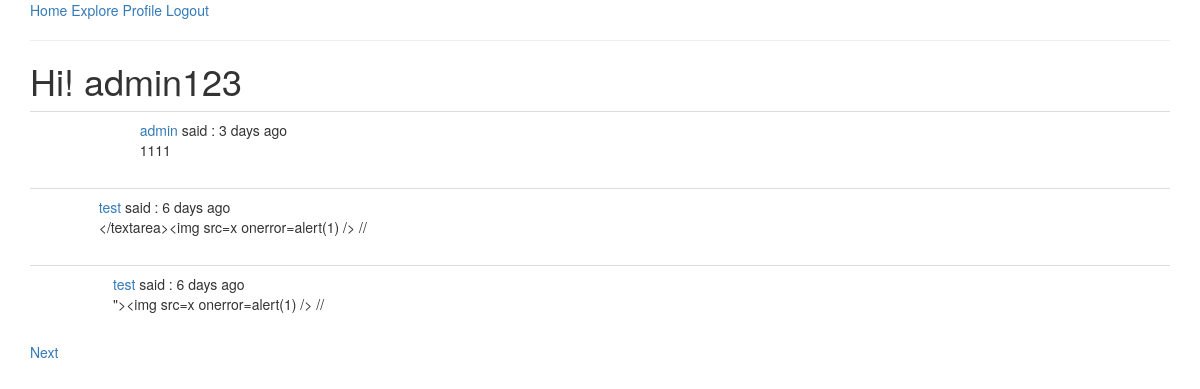
Screenshot of /explore (signed in) with the database file from the repository.
### app/models.py (models this page shows, shortened)
class User(UserMixin,db.Model):   # User 继承 db.Model 是所有类型的基类  UserMixin 这个是基类包含了四种校验属性
    id = db.Column(db.Integer,primary_key=True)
    username = db.Column(db.String(length=10),index=True,unique=True)
    password_hash = db.Column(db.String(length=128))
    email = db.Column(db.String(length=50),index=True,unique=True)
    posts = db.relationship("Post",backref="author",lazy="dynamic")    # backref 有点类似快捷方式 这里是一对多关系 因为一个人可以发多个post 我们在post里面建立一个联系到user
    about_me = db.Column(db.String(150))
    last_seen = db.Column(db.DateTime,default=datetime.utcnow)
    followed = db.relationship('User',secondary=followers,
                               primaryjoin=(followers.c.follower_id == id),
                               secondaryjoin=(followers.c.followed_id == id),
                               backref=db.backref('followers',lazy='dynamic'),lazy='dynamic')  # 返回的类型是一个列表 对followers表进行了一个关联  返回对数据是列表

class Post(db.Model):
    id = db.Column(db.Integer,primary_key=True)
    user_id = db.Column(db.Integer,db.ForeignKey('user.id'))  # 这里对应的是相关联的表 user的id 和user——id 进行绑定 所以是 user.id
    timestamp = db.Column(db.DateTime,default=datetime.utcnow(),index=True)
    content = db.Column(db.String(length=150))

### app/routes.py (the view)
@app.route('/explore')
@login_required
def explore():
    page = request.args.get('page',1,type=int)   # 首先获取 page的参数
    posts = Post.query.order_by(Post.timestamp.desc()).paginate(page,app.config['POST_PRE_PAGE'],False)
    next_url = url_for('explore',page=posts.next_num) \
        if posts.next_num else None
    prev_url = url_for('explore',page=posts.prev_num) \
        if posts.prev_num else None
    return render_template('index.html',posts=posts.items,title="Explore",next_url=next_url,prev_url=prev_url)   # 返回的是一个实例 通过items方法获取列表

### app/models.py (called while the page is built)
@login.user_loader
def load_user(id):
    return User.query.get(int(id))

### app/routes.py (called while the page is built)
@app.before_request
def before_request():   # 将时间 和 表单里面进行一个联系  利用 app.before_request 在试图函数之前进行一个运行
    if current_user.is_authenticated:
        current_user.last_seen = datetime.utcnow()
        db.session.commit()

### app/templates/index.html (shortened to what this page needs)
{% extends "base.html" %}
{% import "bootstrap/wtf.html" as wtf %}
{% block app_content %}
    <h1>Hi! {{current_user.username}}</h1>
    {% for post in posts %}
        {% include "_post.html" %}
    {% endfor %}
    {% if next_url %}
    <a href="{{next_url}}">Next</a>
    {% endif %}
{% endblock %}

### app/templates/_post.html (shortened to what this page needs)
<table class="table table-hover">
    <tr>
        <td>
        </td>
        <td>
            <a href="{{url_for('user',username=post.author.username)}}">{{post.author.username}}</a>
            said : {{ moment(post.timestamp).fromNow() }}
            <br>
            {{post.content}}
        </td>
    </tr>
</table>

### rows the page displays
User: username "admin123"
Post: author.username "admin", timestamp "3 days ago", content "1111"
Post: author.username "test", timestamp "6 days ago", content "</textarea><img src=x onerror=alert(1) /> //"
Post: author.username "test", timestamp "6 days ago", content "\"><img src=x onerror=alert(1) /> //"
